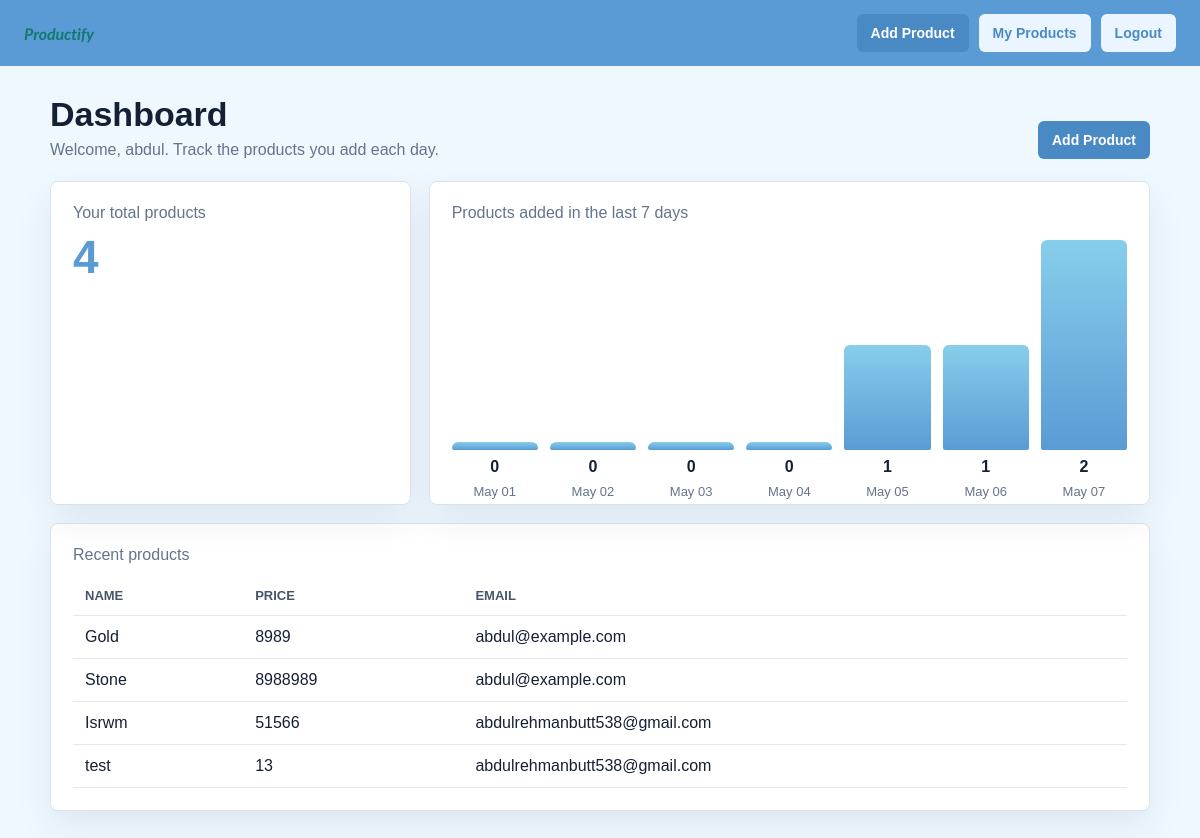
The app's page / (signed in) with its own data.
### products/models.py (models this page shows, shortened)
class Product(models.Model):
    owner = models.ForeignKey(User, on_delete=models.CASCADE)
    name = models.CharField(max_length=100)
    image =models.ImageField(
        upload_to='products/',
        null=True,
        blank=True
    )
    price = models.IntegerField()
    description = models.TextField()
    email = models.EmailField()
    created_at = models.DateTimeField(auto_now_add=True)

### products/views.py (the view)
# urls.py: 2. Add a URL to urlpatterns:  path('', views.home, name='home')
@login_required
def home(request):
    today = timezone.localdate()
    start_date = today - timedelta(days=6)
    product_counts = (
        Product.objects.filter(owner=request.user, created_at__date__gte=start_date)
        .annotate(day=TruncDate("created_at"))
        .values("day")
        .annotate(total=Count("id"))
        .order_by("day")
    )
    counts_by_day = {item["day"]: item["total"] for item in product_counts}
    chart_days = [start_date + timedelta(days=offset) for offset in range(7)]
    chart_labels = [day.strftime("%b %d") for day in chart_days]
    chart_values = [counts_by_day.get(day, 0) for day in chart_days]
    products_total = Product.objects.filter(owner=request.user).count()
    recent_products = Product.objects.filter(owner=request.user).order_by("-created_at")[:5]
    return render(
        request,
        "home.html",
        {
            "chart_labels": chart_labels,
            "chart_values": chart_values,
            "products_total": products_total,
            "recent_products": recent_products,
        },
    )

### products/templates/home.html (shortened to what this page needs)
<!DOCTYPE html>
<html lang="en">
<head>
</head>
<body>
<header class="topbar">
    <a class="brand" href="{% url 'home' %}">Productify</a>
    <nav class="nav">
        <a href="{% url 'create' %}">Add Product</a>
        <a class="secondary" href="{% url 'myproduct' %}">My Products</a>
        <a class="secondary" href="{% url 'logout' %}">Logout</a>
    </nav>
</header>
<main>
    <section class="hero">
        <div>
            <h1>Dashboard</h1>
            <p class="muted">Welcome, {{ user.username }}. Track the products you add each day.</p>
        </div>
        <a class="button" href="{% url 'create' %}">Add Product</a>
    </section>
    <section class="stats">
        <div class="panel">
            <p class="muted">Your total products</p>
            <p class="metric">{{ products_total }}</p>
        </div>
        <div class="panel">
            <p class="muted">Products added in the last 7 days</p>
            <div class="chart">
                {% for label in chart_labels %}
                    <div class="bar-wrap">
                        <div class="bar" data-index="{{ forloop.counter0 }}"></div>
                        <div class="count" data-count-index="{{ forloop.counter0 }}">0</div>
                        <div class="label">{{ label }}</div>
                    </div>
                {% endfor %}
            </div>
        </div>
    </section>
    <section class="panel recent">
        <p class="muted">Recent products</p>
        <table>
            <tr>
                <th>Name</th>
                <th>Price</th>
                <th>Email</th>
            </tr>
            {% for product in recent_products %}
            <tr>
                <td>{{ product.name }}</td>
                <td>{{ product.price }}</td>
                <td>{{ product.email }}</td>
            </tr>
            {% empty %}
            <tr>
                <td colspan="3">No products added yet.</td>
            </tr>
            {% endfor %}
        </table>
    </section>
</main>
</body>
</html>

### products/templates/home.html (style rules this page uses)
* { box-sizing: border-box; }
body { margin: 0; min-height: 100vh; font-family: Arial, Helvetica, sans-serif; color: #142033; background: #F0F8FF; }
.topbar { background: #5B9BD5; border-bottom: none; padding: 14px 24px; display: flex; align-items: center; justify-content: space-between; gap: 16px; }
.brand { color: #ffffff; font-weight: 800; color: #11796f; font-family: 'Lato', sans-serif; font-style: italic; font-weight: 700; text-decoration: none; }
.nav { display: flex; align-items: center; gap: 10px; flex-wrap: wrap; }
.nav a, .button { border: 0; border-radius: 6px; background: #4A8AC4; color: #ffffff; cursor: pointer; display: inline-flex; align-items: center; justify-content: center; min-height: 38px; padding: 9px 14px; text-decoration: none; font-weight: 700; font-size: 14px; }
.nav .secondary { background: #EBF5FF; color: #4A8AC4; }
main { width: min(1100px, calc(100% - 32px)); margin: 28px auto; }
.hero { display: flex; justify-content: space-between; gap: 18px; align-items: flex-end; margin-bottom: 22px; }
h1 { margin: 0 0 6px; font-size: 34px; line-height: 1.2; }
.muted { color: #64748b; margin: 0; }
.stats { display: grid; grid-template-columns: 1fr 2fr; gap: 18px; }
.panel { background: #ffffff; border: 1px solid #dbe4ee; border-radius: 8px; padding: 22px; box-shadow: 0 14px 36px rgba(16, 30, 54, 0.08); }
.metric { font-size: 46px; font-weight: 800; margin: 8px 0 0; color: #5B9BD5; }
.chart { display: grid; grid-template-columns: repeat(7, 1fr); align-items: end; gap: 12px; height: 260px; padding-top: 18px; }
.bar-wrap { min-width: 0; display: grid; grid-template-rows: 1fr auto auto; gap: 8px; height: 100%; text-align: center; }
.bar { align-self: end; min-height: 8px; border-radius: 6px 6px 2px 2px; background: linear-gradient(180deg, #87CEEB, #5B9BD5); }
.count { font-weight: 800; color: #142033; }
.label { color: #64748b; font-size: 13px; white-space: nowrap; }
.recent { margin-top: 18px; }
table { width: 100%; border-collapse: collapse; margin-top: 12px; }
th, td { padding: 12px; border-bottom: 1px solid #e2e8f0; text-align: left; vertical-align: top; }
th { color: #475569; font-size: 13px; text-transform: uppercase; }

### records on screen
Product: name "Gold", price "8989", email "abdul@example.com"
Product: name "Stone", price "8988989", email "abdul@example.com"
Product: name "Isrwm", price "51566", email "abdulrehmanbutt538@gmail.com"
Product: name "test", price "13", email "abdulrehmanbutt538@gmail.com"

### other values on screen
{{ user.username }} "abdul"
{{ products_total }} "4"
{{ label }} "May 01" "May 02" "May 03" "May 04" "May 05" "May 06" "May 07"
